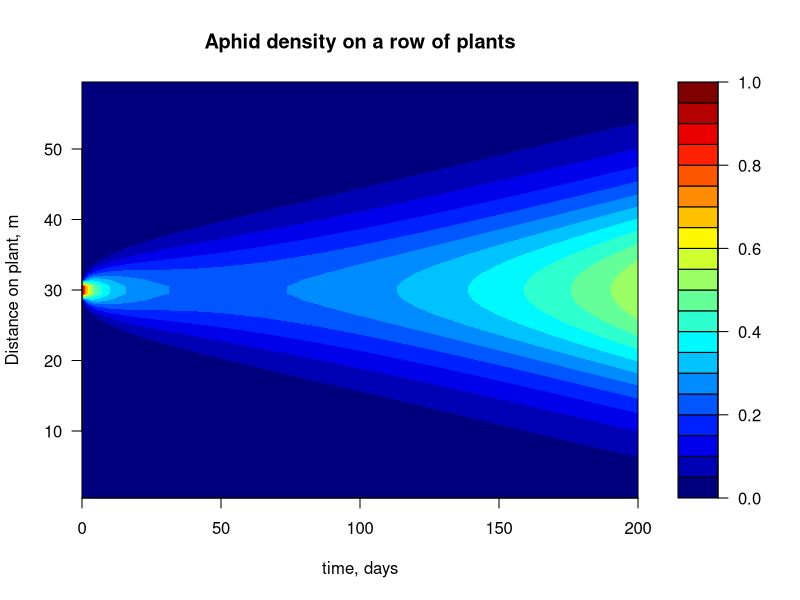
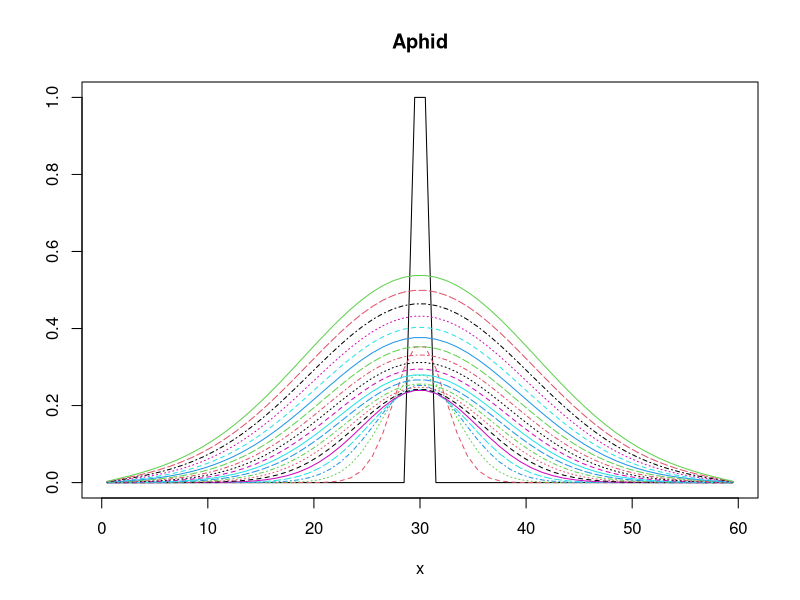
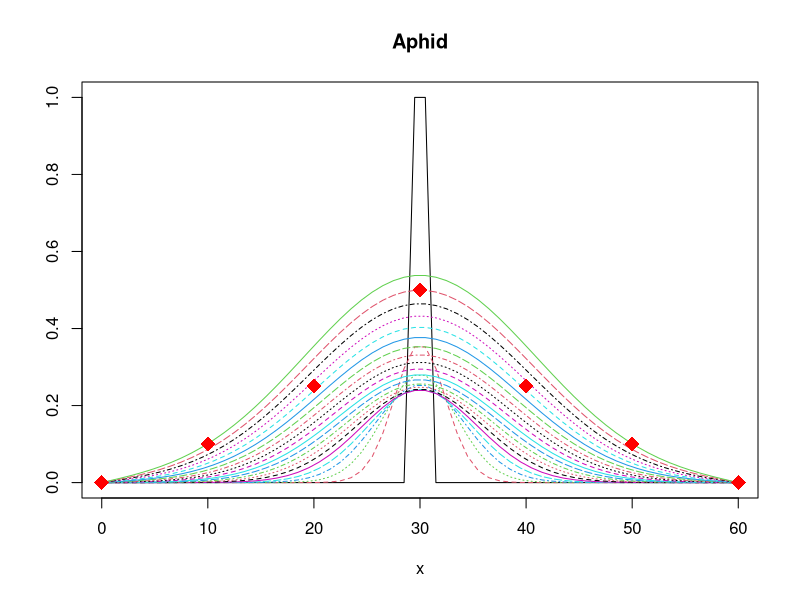

These charts were generated, in order, by the following R code:
library(deSolve)


### Name: ode.band
### Title: Solver for Ordinary Differential Equations; Assumes a Banded
###   Jacobian
### Aliases: ode.band
### Keywords: math

### ** Examples


## =======================================================================
## The Aphid model from Soetaert and Herman, 2009.
## A practical guide to ecological modelling.
## Using R as a simulation platform. Springer.
## =======================================================================

## 1-D diffusion model

## ================
## Model equations
## ================
Aphid <- function(t, APHIDS, parameters) {
  deltax  <- c (0.5*delx, rep(delx, numboxes-1), 0.5*delx)
  Flux    <- -D*diff(c(0, APHIDS, 0))/deltax
  dAPHIDS <- -diff(Flux)/delx + APHIDS*r

  list(dAPHIDS)   # the output
}
  
## ==================
## Model application
## ==================

## the model parameters:
D         <- 0.3    # m2/day  diffusion rate
r         <- 0.01   # /day    net growth rate
delx      <- 1      # m       thickness of boxes
numboxes  <- 60 

## distance of boxes on plant, m, 1 m intervals
Distance  <- seq(from = 0.5, by = delx, length.out = numboxes)

## Initial conditions, ind/m2
## aphids present only on two central boxes
APHIDS        <- rep(0, times = numboxes)
APHIDS[30:31] <- 1
state         <- c(APHIDS = APHIDS)      # initialise state variables 
                  
## RUNNING the model:
times <- seq(0, 200, by = 1)   # output wanted at these time intervals
out   <- ode.band(state, times, Aphid, parms = 0, 
                  nspec = 1, names = "Aphid")

## ================
## Plotting output
## ================
image(out, grid = Distance, method = "filled.contour", 
      xlab = "time, days", ylab = "Distance on plant, m",
      main = "Aphid density on a row of plants")

matplot.1D(out, grid = Distance, type = "l", 
   subset = time %in% seq(0, 200, by = 10))

# add an observed dataset to 1-D plot (make sure to use correct name):
data <- cbind(dist  = c(0,10, 20,  30,  40, 50, 60), 
              Aphid = c(0,0.1,0.25,0.5,0.25,0.1,0))

matplot.1D(out, grid = Distance, type = "l", 
   subset = time %in% seq(0, 200, by = 10), 
   obs = data, obspar = list(pch = 18, cex = 2, col="red"))
## Not run: 
##D plot.1D(out, grid = Distance, type = "l")
##D 
## End(Not run)
